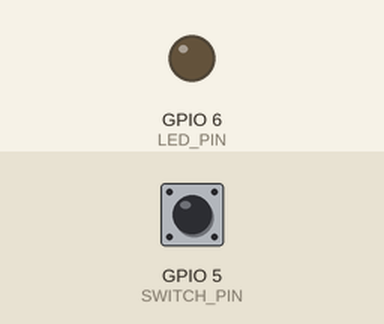
Simulated run of this program. Board: Raspberry Pi (BCM pin numbers). Shown: output pins drawn as LEDs (lit = HIGH). Inputs (shaded band) come from the test bench; at power-on: GPIO 5 (SWITCH_PIN) LOW. What the program prints to the terminal is not drawn.

Above: at 1.2 s.
1.3 s: GPIO 5 (SWITCH_PIN) pulled HIGH for 0.15 s
At 1.37 s:
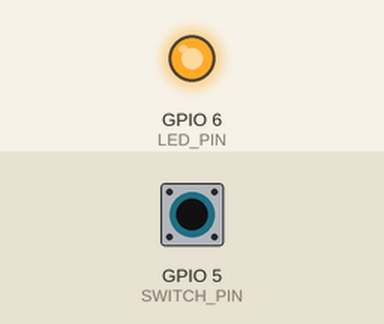
2.9 s: GPIO 5 (SWITCH_PIN) pulled HIGH for 3.2 s
At 7.4 s:
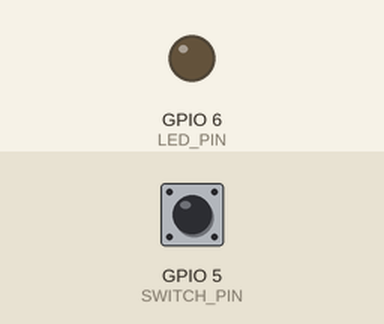
Timing chart, 0 to 8.9 s (numbered marks = the images above; inputs shaded):
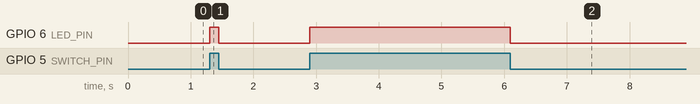

The program:

switch_led.py
```python
import RPi.GPIO as GPIO
import time

LED_PIN = 6
SWITCH_PIN = 5

GPIO.setmode(GPIO.BCM)
GPIO.setup(LED_PIN, GPIO.OUT)
GPIO.setup(SWITCH_PIN, GPIO.IN, pull_up_down = GPIO.PUD_DOWN)

try:
    while True:
        val = GPIO.input(SWITCH_PIN)
        print(val)
        GPIO.output(LED_PIN, val)

finally :
    GPIO.cleanup()
    print("clean up and exit")
```

Measured:
- after the input at 1.3 s, GPIO 6 (LED_PIN): LOW → HIGH at once, → LOW 0.15 s later
- after the input at 2.9 s, GPIO 6 (LED_PIN): LOW → HIGH at once, → LOW 3.2 s later
